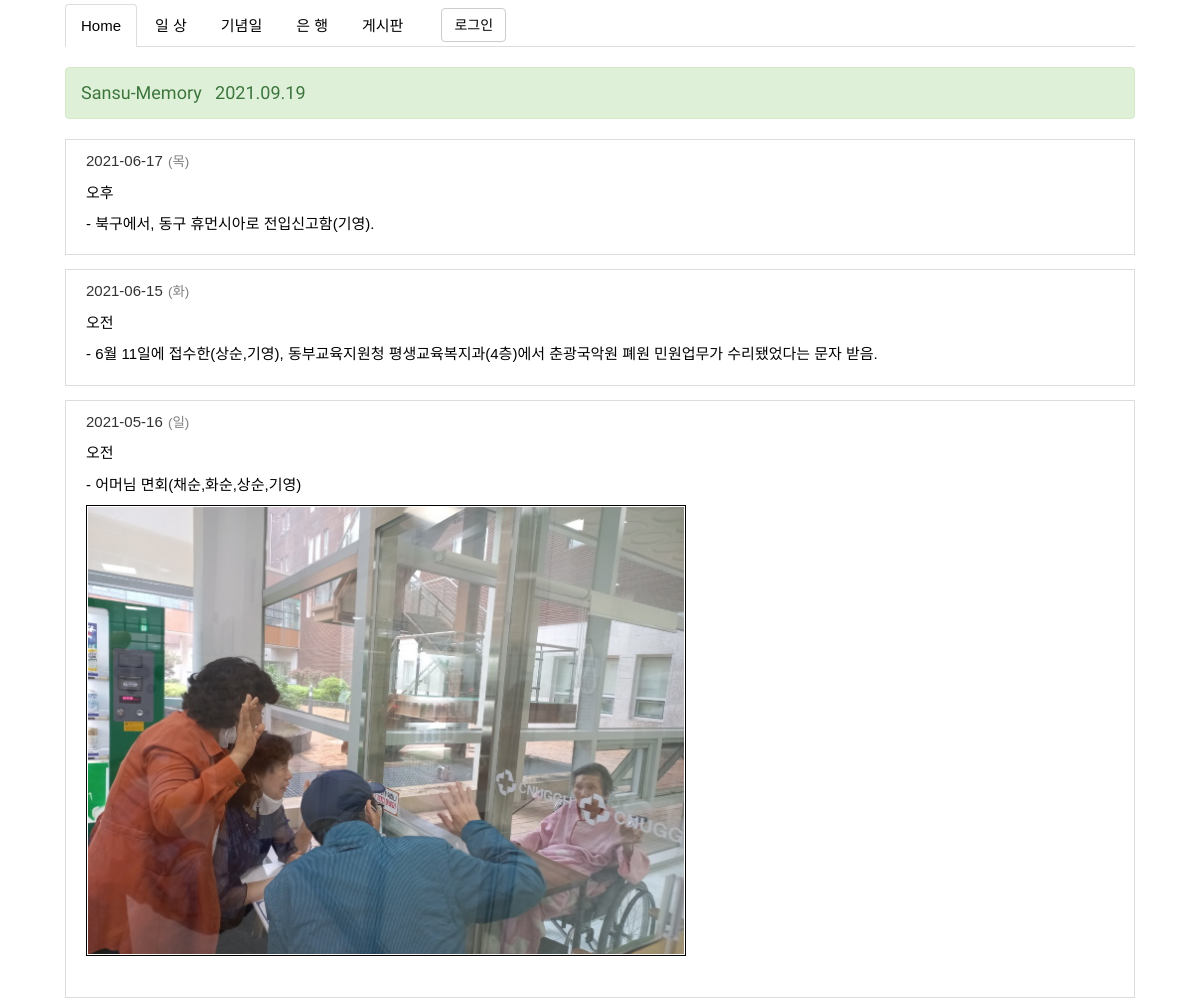
/daily_list/ (upper part), run on an earlier commit of the app's database.
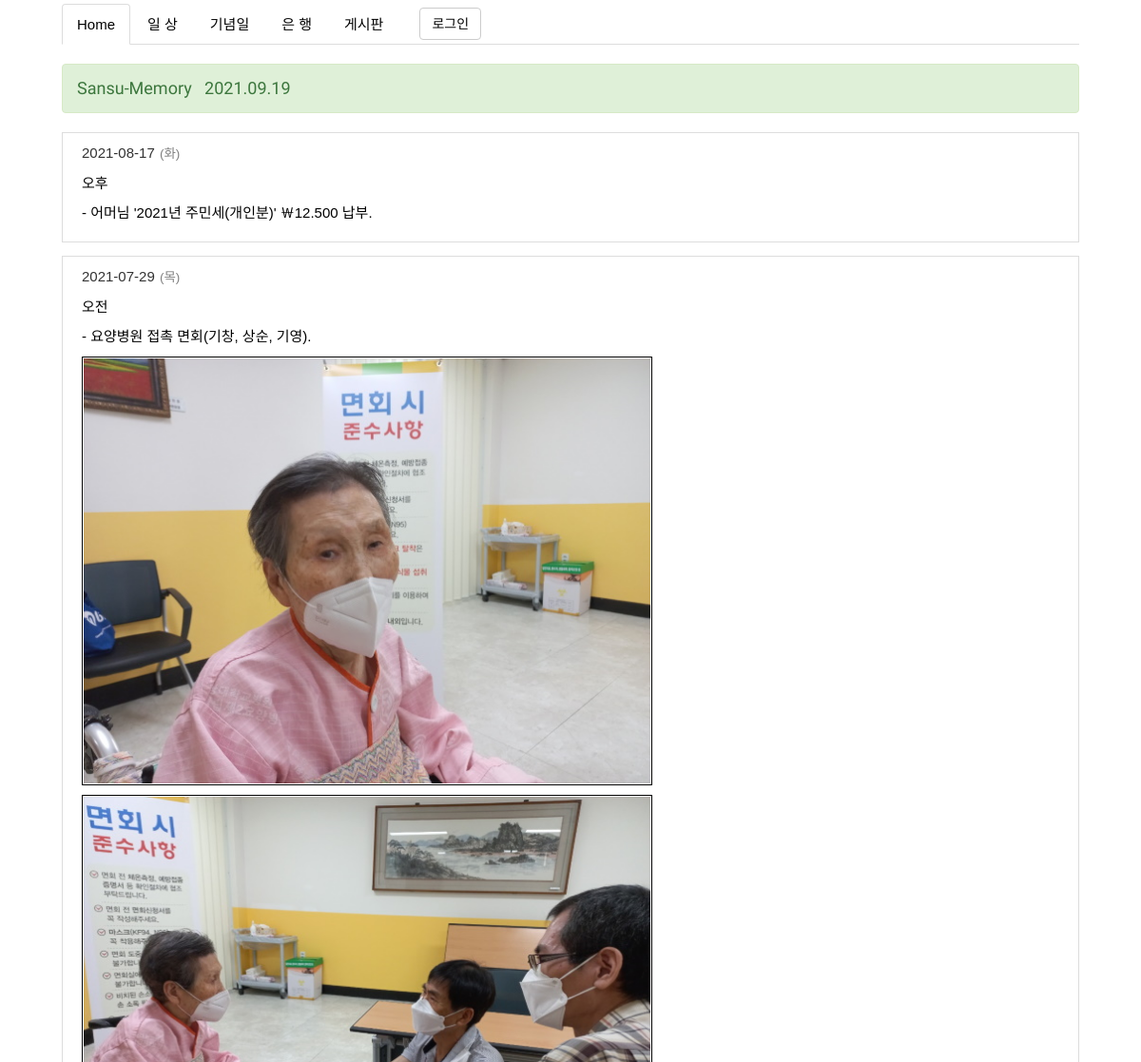
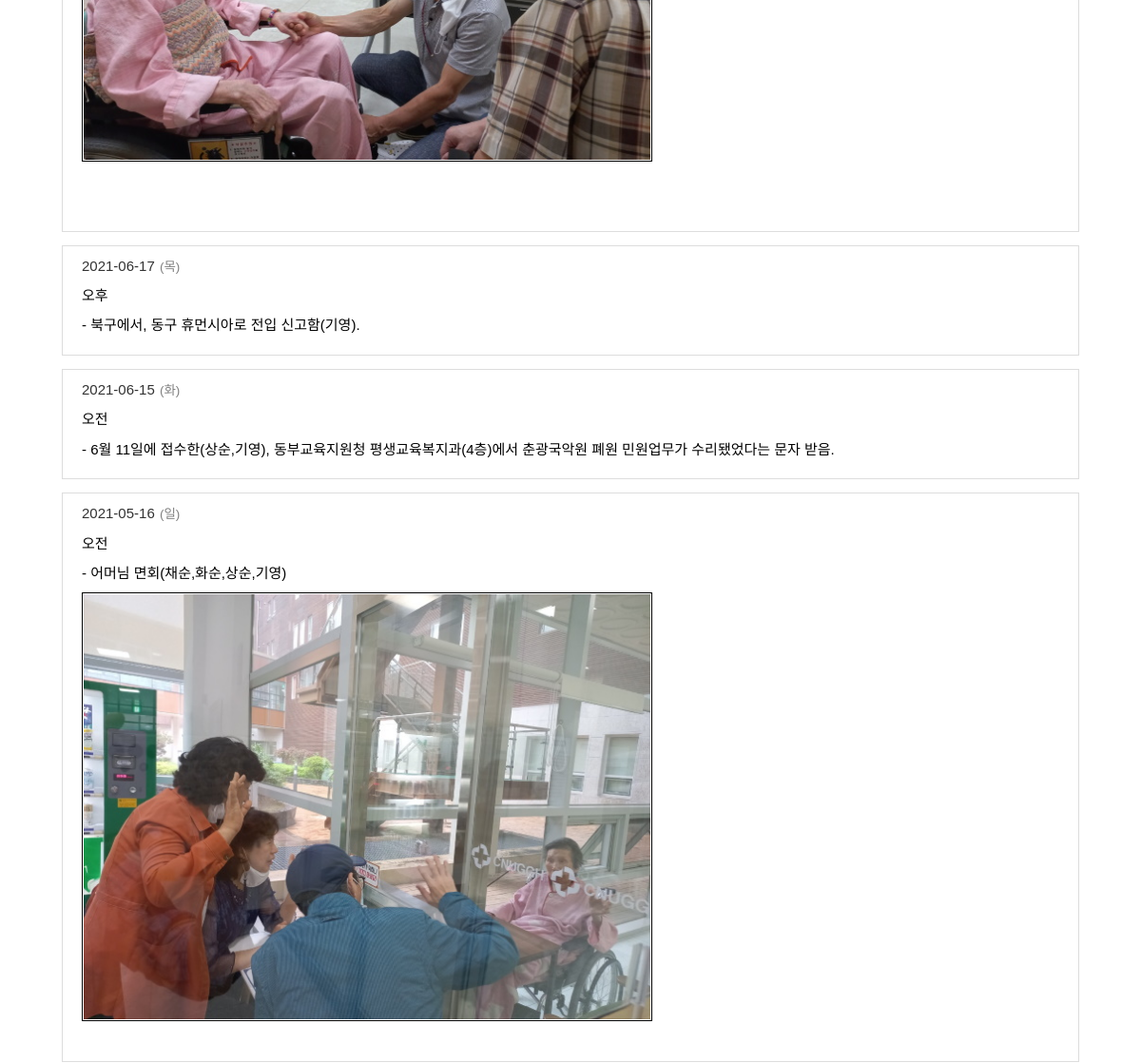
And on a later commit of the database (2 pictures, top to bottom).
### family_site/models.py (models this page shows, shortened)
class Daily(models.Model):
    daily_date = models.DateField('날자', help_text='날자입력')
    daily_day = models.CharField('요일', max_length=4, help_text='토요일 입력')
    daily_content = models.TextField('글내용', help_text='summernote 글 내용')
    daily_created_date = models.DateTimeField('생성일', default=timezone.now, help_text='생성날자')
    daily_published_date = models.DateTimeField('수정일', auto_now=True, help_text='수정날자')
    class Meta:
        ordering = ('-id',)

### family_site/views.py (the view)
# urls.py: path('daily_list/', views.DailyListView.as_view(), name='daily_list'),
class DailyListView(ListView):
    model = Daily
    template_name = 'family_site/daily/daily_list.html'

### family_site/templates/family_site/daily/daily_list.html
{% extends 'main_layout.html' %}
{% load static %}
{% block stylesheet %} {% static 'family_site/css/daily/daily_list.css' %} {% endblock stylesheet %}
{% block content1 %}
{% for i in object_list%}
<div id='daily'>
    <ul>
        <li><span>{{ i.daily_date|date:'Y-m-d' }}</span> <span>({{ i.daily_day }})</span></li>
        <li><span>{{ i.daily_content|safe }}</span></li>
    </ul>
</div>
{% endfor %}
{% endblock content1 %}

### templates/main_layout.html (shortened to what this page needs)
<!DOCTYPE html>
{% load static %}
{% load humanize %}
<html lang="ko">
<head>
    <link rel="stylesheet" href="https://maxcdn.bootstrapcdn.com/bootstrap/3.3.7/css/bootstrap.min.css" />
    <link rel="stylesheet" type="text/css" href="{% static 'css/main_layout.css' %}" />
    <link rel="stylesheet" type="text/css" href="{% block stylesheet %}  {% endblock stylesheet %}" />
</head>
<body>
<div data-role="page">
<div id="base_page_wrap">
    <div class="container-fluid" id="nav">
            <ul class="nav nav-tabs">
            <li class="active"><a href="{% url 'sansu' %}">Home</a></li>
            <li><a href="{% url 'family_site:daily_list' %}">일 상</a></li>
            <li><a href="{% url 'family_site:anniversary_list' %}">기념일</a></li>
            <li><a href="{% url 'family_site:wrbank_list' %}">은 행</a></li>
            <li><a href="{% url 'family_site:note_list' %}">게시판</a></li>
            <li id='login_signup'>
                {% if user.is_active %}
                    <span class='welcome'>Welcome<strong>{% firstof user_get_short_name user.get_username  %}</strong>&nbsp;&nbsp;<a class='btn btn-default' href="{% url 'account_logout' %}">로그아웃</a></span>
                {% else %}
                    <span class='welcome'>
                        <a class='btn btn-default' href='{% url 'family_site:kakao_login' %}'>로그인</a>
                    </span>
                {% endif %}
            </li>
           </ul>
    </div>
    <div class="container-fluid">
        <div class="row">
            <div class="col-xs-12">
                <h4 class="alert alert-success" role="alert">Sansu-Memory &nbsp;&nbsp;{% now 'Y.m.d' %}</h4>
                {% block content1 %}{% endblock content1 %}
            </div>
        </div>
    </div>
</div>
</div>
    <br><br><br><br><br><br>
</body>
</html>

### staticfiles/css/main_layout.css (style rules this page uses)
* { padding: 0px; margin: 0px; font-size: 15px; font-family: "맑은 고딕", 나눔고딕, 고딕, Arial, Tahoma, "Trebuche MS", "Times New Roman", 바탕, 바탕체; word-wrap: break-word; }
#nav a:link, a:visited, a:hover, a:active { color: black; font-weight: normal; }
#base_page_wrap { max-width: 1100px; margin: 0 auto; border-top: 4px solid white; }
#base_page_wrap h4 { margin-top: 20px; margin-bottom: 20px; }
h4 { color: gray; text-align: left; font-family: 'Miltonian Tattoo', cursive; }
#login_signup { padding-left: 20px; padding-top: 4px; }

### family_site/static/family_site/css/daily/daily_list.css (style rules this page uses)
#daily { border: 1px solid #dddddd; padding: 10px 10px 10px 20px; margin-bottom: 14px; display: block; overflow: auto; }
#daily > ul { list-style: none; }
#daily > ul > li:first-child > span+span { font-size: 0.9em; color: gray; padding-left: 1px; }
#daily ul> li:nth-child(2) > span { font-size: 0.9em; color: black; padding-top: 10px; display: block; }
img { display: block; max-width: 98%; max-height: 98%; position: relative; overflow: hidden; border: 1px solid #000000; padding: 1px; }

What changed in the data, as far as the page shows it:
added Daily: daily_date "2021-08-17", daily_day "화", daily_content "오후 - 어머님 '2021년 주민세(개인분)' ￦12.500 납부."
added Daily: daily_date "2021-07-29", daily_day "목", daily_content "오전 - 요양병원 접촉 면회(기창, 상순, 기영).", daily_content (picture)
changed Daily: daily_content "오후 - 북구에서, 동구 휴먼시아로 전입신고함(기영)." → "오후 - 북구에서, 동구 휴먼시아로 전입 신고함(기영)."
